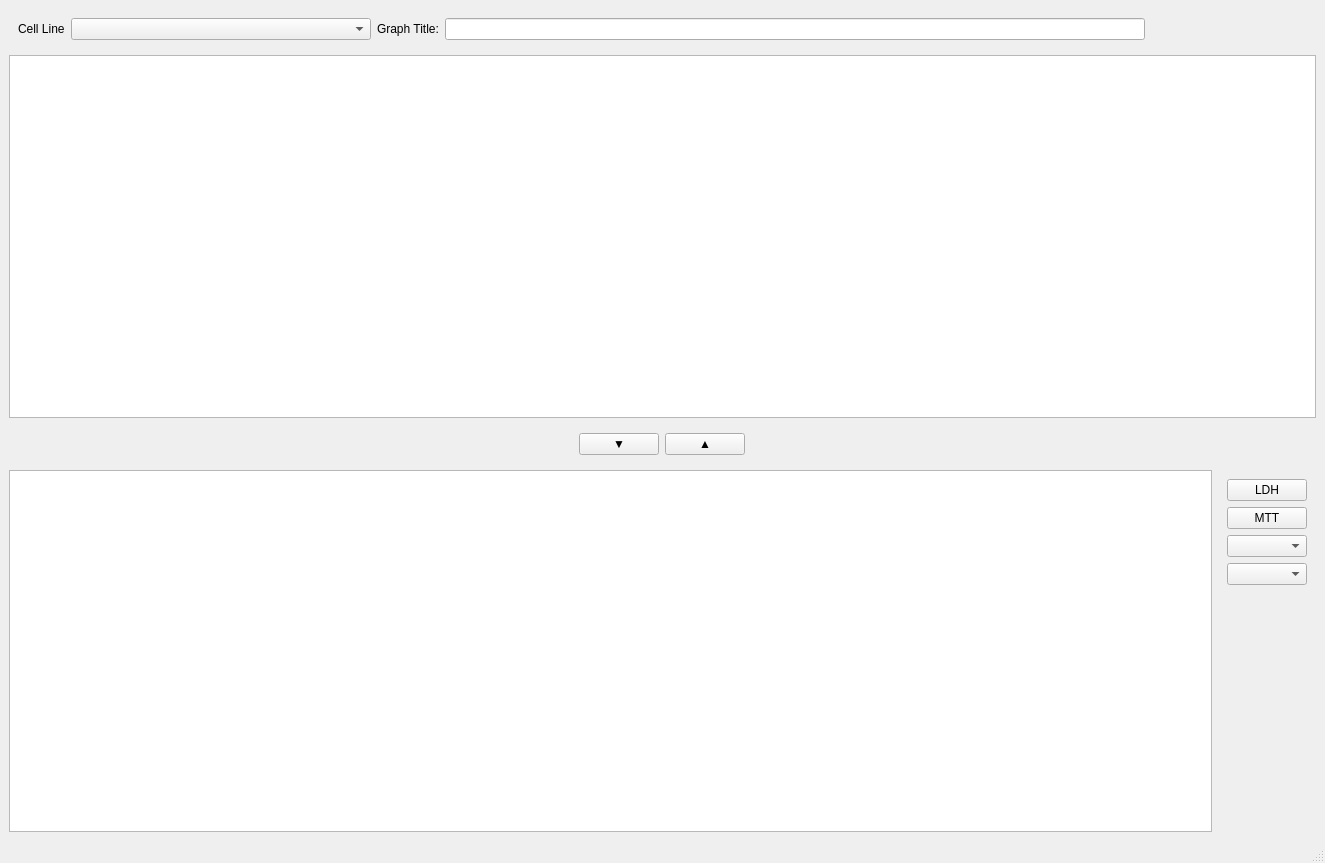
<?xml version="1.0" encoding="UTF-8"?>
<ui version="4.0">
 <class>MainWindow</class>
 <widget class="QMainWindow" name="MainWindow">
  <property name="geometry">
   <rect>
    <x>0</x>
    <y>0</y>
    <width>1325</width>
    <height>863</height>
   </rect>
  </property>
  <property name="windowTitle">
   <string>MainWindow</string>
  </property>
  <widget class="QWidget" name="centralwidget">
   <layout class="QGridLayout" name="gridLayout">
    <item row="1" column="0">
     <layout class="QVBoxLayout" name="verticalLayout_2">
      <item>
       <widget class="QTableView" name="tableExperiments">
        <property name="maximumSize">
         <size>
          <width>16777215</width>
          <height>16777215</height>
         </size>
        </property>
       </widget>
      </item>
      <item alignment="Qt::AlignHCenter">
       <widget class="QWidget" name="horizontalWidget_2" native="true">
        <layout class="QHBoxLayout" name="horizontalLayout_2">
         <item>
          <widget class="QPushButton" name="bttnAdd">
           <property name="text">
            <string>▼</string>
           </property>
          </widget>
         </item>
         <item>
          <widget class="QPushButton" name="bttnRemove">
           <property name="text">
            <string>▲</string>
           </property>
          </widget>
         </item>
        </layout>
       </widget>
      </item>
      <item>
       <layout class="QHBoxLayout" name="horizontalLayout_3">
        <item>
         <widget class="QTableView" name="tableComparison">
          <property name="maximumSize">
           <size>
            <width>16777215</width>
            <height>16777215</height>
           </size>
          </property>
         </widget>
        </item>
        <item alignment="Qt::AlignTop">
         <widget class="QWidget" name="verticalWidget" native="true">
          <layout class="QVBoxLayout" name="verticalLayout">
           <item>
            <widget class="QPushButton" name="bttnLDH">
             <property name="text">
              <string>LDH</string>
             </property>
            </widget>
           </item>
           <item>
            <widget class="QPushButton" name="bttnMTT">
             <property name="text">
              <string>MTT</string>
             </property>
            </widget>
           </item>
           <item>
            <widget class="QComboBox" name="comboNormalize"/>
           </item>
           <item>
            <widget class="QComboBox" name="comboSignificance"/>
           </item>
          </layout>
         </widget>
        </item>
       </layout>
      </item>
     </layout>
    </item>
    <item row="0" column="0" alignment="Qt::AlignLeft">
     <widget class="QWidget" name="horizontalWidget" native="true">
      <layout class="QHBoxLayout" name="horizontalLayout">
       <item>
        <widget class="QLabel" name="label">
         <property name="text">
          <string>Cell Line</string>
         </property>
        </widget>
       </item>
       <item>
        <widget class="QComboBox" name="comboCellLines">
         <property name="minimumSize">
          <size>
           <width>300</width>
           <height>0</height>
          </size>
         </property>
        </widget>
       </item>
       <item>
        <widget class="QLabel" name="label_2">
         <property name="text">
          <string>Graph Title:</string>
         </property>
        </widget>
       </item>
       <item>
        <widget class="QLineEdit" name="txtGraphTitle">
         <property name="minimumSize">
          <size>
           <width>700</width>
           <height>0</height>
          </size>
         </property>
        </widget>
       </item>
      </layout>
     </widget>
    </item>
   </layout>
  </widget>
  <widget class="QStatusBar" name="statusbar"/>
 </widget>
 <resources/>
 <connections/>
</ui>
